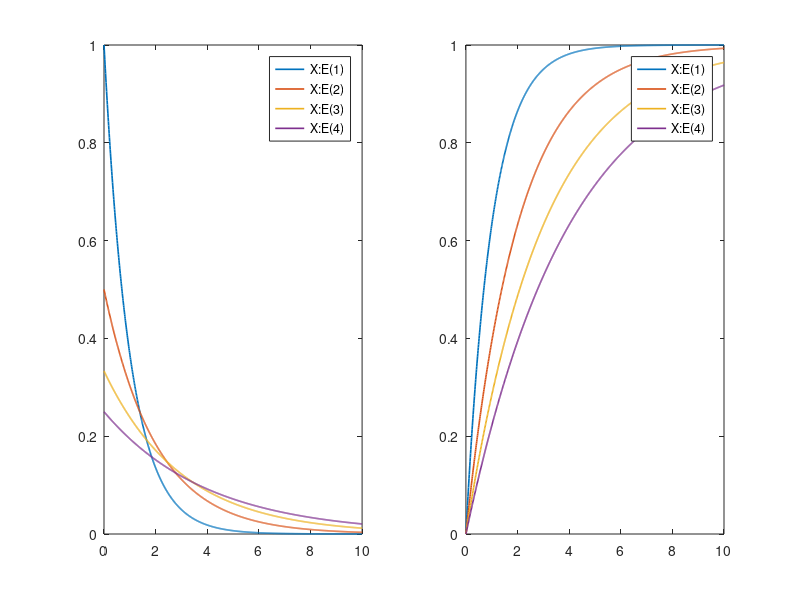

The MATLAB source for this figure:
%指数分布案例
clear
x=0:0.01:10;lambda=1;
%绘制概率密度函数图
y1=exppdf(x,lambda);y2=exppdf(x,lambda+1);y3=exppdf(x,lambda+2);y4=exppdf(x,lambda+3);
subplot(1,2,1);
H1=plot(x,y1,x,y2,x,y3,x,y4);
legend("X:E(1)","X:E(2)","X:E(3)","X:E(4)");
set(H1,"LineWidth",1.2);
%绘制累积分布函数图
c1=expcdf(x,lambda);c2=expcdf(x,lambda+1);c3=expcdf(x,lambda+2);c4=expcdf(x,lambda+3);
subplot(1,2,2);
H2=plot(x,c1,x,c2,x,c3,x,c4);
legend("X:E(1)","X:E(2)","X:E(3)","X:E(4)");
set(H2,"LineWidth",1.2);
